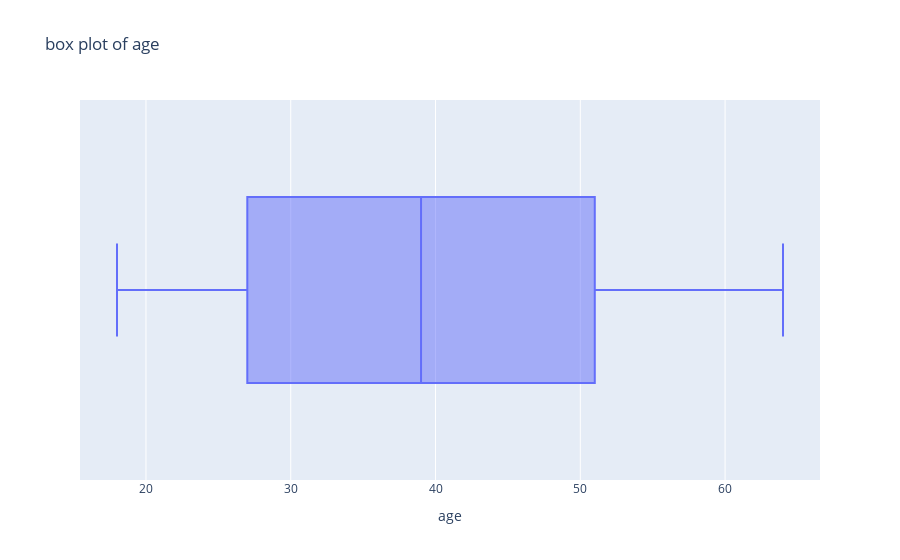
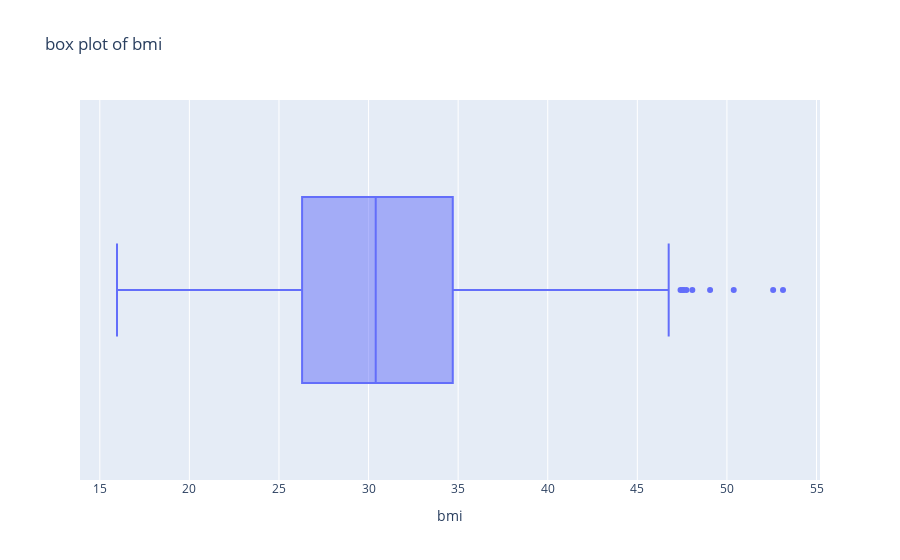
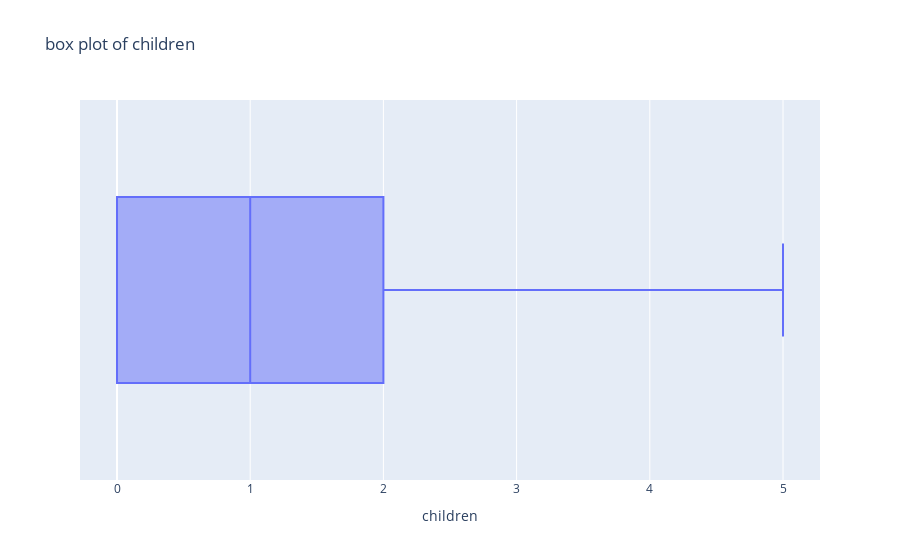
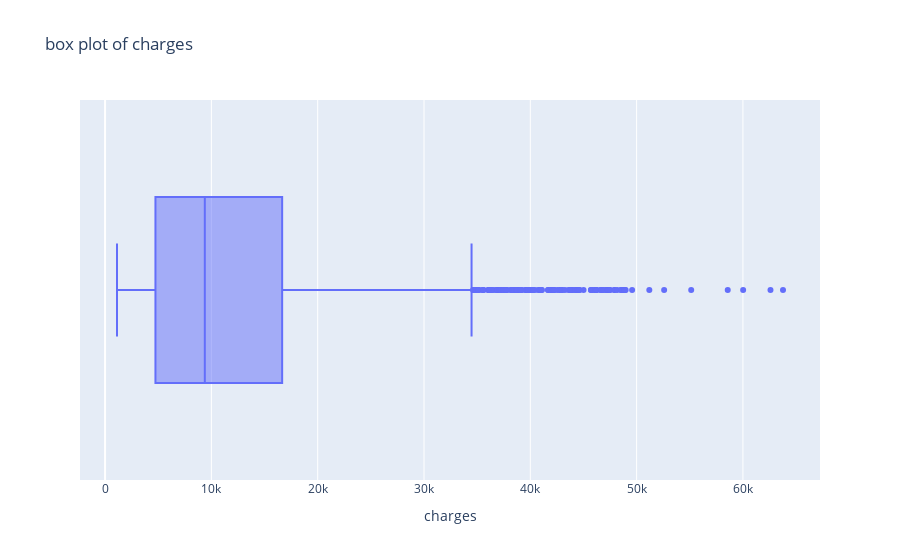

The notebook cell saved with these charts, in order:
### Code cell
for col in columns:
    fig = px.box(df, x=col, title=f'box plot of {col}')
    fig.show()

### Figure 1 — Plotly figure (JSON) as saved in the notebook; plotly's stock layout.template omitted (floating-point values rounded to 4 significant figures; data arrays with more than 128 entries replaced by an {"elided": "..."} marker saying what was removed)
{"data": [{"alignmentgroup": "True", "hovertemplate": "age=%{x}<extra></extra>", "legendgroup": "", "marker": {"color": "#636efa"}, "name": "", "notched": false, "offsetgroup": "", "orientation": "h", "showlegend": false, "type": "box", "x": {"elided": "1338 int values"}, "x0": " ", "xaxis": "x", "y0": " ", "yaxis": "y"}], "layout": {"boxmode": "group", "legend": {"tracegroupgap": 0}, "title": {"text": "box plot of age"}, "xaxis": {"anchor": "y", "domain": [0, 1], "title": {"text": "age"}}, "yaxis": {"anchor": "x", "domain": [0, 1]}}}

### Figure 2 — Plotly figure (JSON) as saved in the notebook; plotly's stock layout.template omitted (floating-point values rounded to 4 significant figures; data arrays with more than 128 entries replaced by an {"elided": "..."} marker saying what was removed)
{"data": [{"alignmentgroup": "True", "hovertemplate": "bmi=%{x}<extra></extra>", "legendgroup": "", "marker": {"color": "#636efa"}, "name": "", "notched": false, "offsetgroup": "", "orientation": "h", "showlegend": false, "type": "box", "x": {"elided": "1338 float values"}, "x0": " ", "xaxis": "x", "y0": " ", "yaxis": "y"}], "layout": {"boxmode": "group", "legend": {"tracegroupgap": 0}, "title": {"text": "box plot of bmi"}, "xaxis": {"anchor": "y", "domain": [0, 1], "title": {"text": "bmi"}}, "yaxis": {"anchor": "x", "domain": [0, 1]}}}

### Figure 3 — Plotly figure (JSON) as saved in the notebook; plotly's stock layout.template omitted (floating-point values rounded to 4 significant figures; data arrays with more than 128 entries replaced by an {"elided": "..."} marker saying what was removed)
{"data": [{"alignmentgroup": "True", "hovertemplate": "children=%{x}<extra></extra>", "legendgroup": "", "marker": {"color": "#636efa"}, "name": "", "notched": false, "offsetgroup": "", "orientation": "h", "showlegend": false, "type": "box", "x": {"elided": "1338 int values"}, "x0": " ", "xaxis": "x", "y0": " ", "yaxis": "y"}], "layout": {"boxmode": "group", "legend": {"tracegroupgap": 0}, "title": {"text": "box plot of children"}, "xaxis": {"anchor": "y", "domain": [0, 1], "title": {"text": "children"}}, "yaxis": {"anchor": "x", "domain": [0, 1]}}}

### Figure 4 — Plotly figure (JSON) as saved in the notebook; plotly's stock layout.template omitted (floating-point values rounded to 4 significant figures; data arrays with more than 128 entries replaced by an {"elided": "..."} marker saying what was removed)
{"data": [{"alignmentgroup": "True", "hovertemplate": "charges=%{x}<extra></extra>", "legendgroup": "", "marker": {"color": "#636efa"}, "name": "", "notched": false, "offsetgroup": "", "orientation": "h", "showlegend": false, "type": "box", "x": {"elided": "1338 float values"}, "x0": " ", "xaxis": "x", "y0": " ", "yaxis": "y"}], "layout": {"boxmode": "group", "legend": {"tracegroupgap": 0}, "title": {"text": "box plot of charges"}, "xaxis": {"anchor": "y", "domain": [0, 1], "title": {"text": "charges"}}, "yaxis": {"anchor": "x", "domain": [0, 1]}}}
